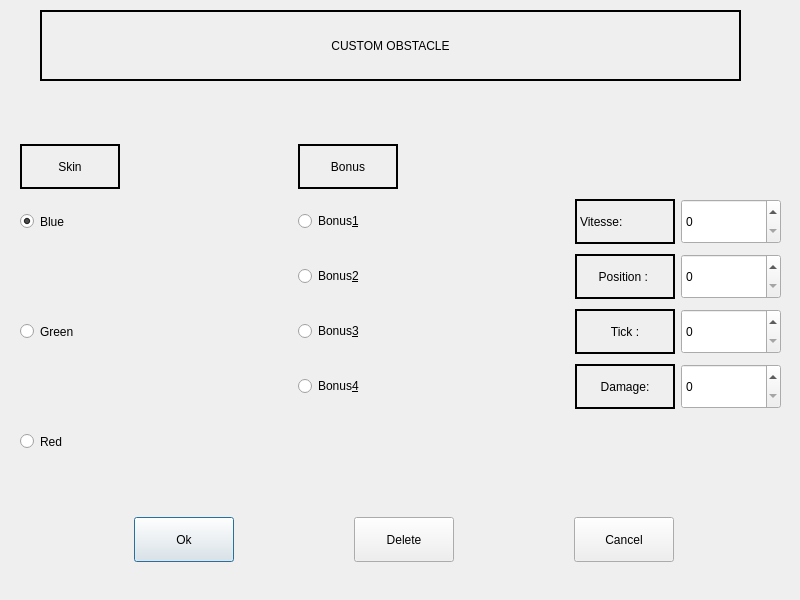
<?xml version="1.0" encoding="UTF-8"?>
<ui version="4.0">
 <class>Dialog</class>
 <widget class="QDialog" name="Dialog">
  <property name="geometry">
   <rect>
    <x>0</x>
    <y>0</y>
    <width>800</width>
    <height>600</height>
   </rect>
  </property>
  <property name="windowTitle">
   <string>Dialog</string>
  </property>
  <widget class="QLabel" name="title_label">
   <property name="geometry">
    <rect>
     <x>40</x>
     <y>10</y>
     <width>701</width>
     <height>71</height>
    </rect>
   </property>
   <property name="frameShape">
    <enum>QFrame::WinPanel</enum>
   </property>
   <property name="text">
    <string>CUSTOM OBSTACLE</string>
   </property>
   <property name="alignment">
    <set>Qt::AlignCenter</set>
   </property>
  </widget>
  <widget class="QWidget" name="gridLayoutWidget">
   <property name="geometry">
    <rect>
     <x>20</x>
     <y>140</y>
     <width>761</width>
     <height>331</height>
    </rect>
   </property>
   <layout class="QGridLayout" name="gridLayout">
    <item row="5" column="0">
     <widget class="QRadioButton" name="skin2">
      <property name="minimumSize">
       <size>
        <width>100</width>
        <height>45</height>
       </size>
      </property>
      <property name="maximumSize">
       <size>
        <width>100</width>
        <height>45</height>
       </size>
      </property>
      <property name="text">
       <string>Green</string>
      </property>
     </widget>
    </item>
    <item row="0" column="0">
     <widget class="QLabel" name="skin_label">
      <property name="minimumSize">
       <size>
        <width>100</width>
        <height>45</height>
       </size>
      </property>
      <property name="maximumSize">
       <size>
        <width>100</width>
        <height>45</height>
       </size>
      </property>
      <property name="frameShape">
       <enum>QFrame::WinPanel</enum>
      </property>
      <property name="lineWidth">
       <number>3</number>
      </property>
      <property name="text">
       <string>Skin</string>
      </property>
      <property name="alignment">
       <set>Qt::AlignCenter</set>
      </property>
     </widget>
    </item>
    <item row="4" column="3">
     <widget class="QLabel" name="invisible2">
      <property name="text">
       <string/>
      </property>
     </widget>
    </item>
    <item row="0" column="2">
     <widget class="QLabel" name="Bonus_label">
      <property name="minimumSize">
       <size>
        <width>100</width>
        <height>45</height>
       </size>
      </property>
      <property name="maximumSize">
       <size>
        <width>100</width>
        <height>45</height>
       </size>
      </property>
      <property name="frameShape">
       <enum>QFrame::WinPanel</enum>
      </property>
      <property name="text">
       <string>Bonus</string>
      </property>
      <property name="alignment">
       <set>Qt::AlignCenter</set>
      </property>
     </widget>
    </item>
    <item row="7" column="0">
     <widget class="QRadioButton" name="skin3">
      <property name="minimumSize">
       <size>
        <width>100</width>
        <height>45</height>
       </size>
      </property>
      <property name="maximumSize">
       <size>
        <width>100</width>
        <height>45</height>
       </size>
      </property>
      <property name="text">
       <string>Red</string>
      </property>
     </widget>
    </item>
    <item row="2" column="0">
     <widget class="QRadioButton" name="skin1">
      <property name="minimumSize">
       <size>
        <width>100</width>
        <height>45</height>
       </size>
      </property>
      <property name="maximumSize">
       <size>
        <width>100</width>
        <height>45</height>
       </size>
      </property>
      <property name="text">
       <string>Blue</string>
      </property>
      <property name="checked">
       <bool>true</bool>
      </property>
     </widget>
    </item>
    <item row="4" column="1">
     <widget class="QLabel" name="invisible">
      <property name="text">
       <string/>
      </property>
     </widget>
    </item>
    <item row="4" column="4">
     <widget class="QLabel" name="position_label">
      <property name="minimumSize">
       <size>
        <width>100</width>
        <height>45</height>
       </size>
      </property>
      <property name="maximumSize">
       <size>
        <width>100</width>
        <height>45</height>
       </size>
      </property>
      <property name="frameShape">
       <enum>QFrame::WinPanel</enum>
      </property>
      <property name="text">
       <string>Position : </string>
      </property>
      <property name="alignment">
       <set>Qt::AlignCenter</set>
      </property>
     </widget>
    </item>
    <item row="4" column="5">
     <widget class="QSpinBox" name="position_spin">
      <property name="minimumSize">
       <size>
        <width>100</width>
        <height>45</height>
       </size>
      </property>
      <property name="maximumSize">
       <size>
        <width>100</width>
        <height>45</height>
       </size>
      </property>
      <property name="maximum">
       <number>100</number>
      </property>
     </widget>
    </item>
    <item row="2" column="5">
     <widget class="QSpinBox" name="vitesse_spin">
      <property name="minimumSize">
       <size>
        <width>100</width>
        <height>45</height>
       </size>
      </property>
      <property name="maximumSize">
       <size>
        <width>100</width>
        <height>45</height>
       </size>
      </property>
     </widget>
    </item>
    <item row="2" column="4">
     <widget class="QLabel" name="vitesse_label">
      <property name="minimumSize">
       <size>
        <width>100</width>
        <height>45</height>
       </size>
      </property>
      <property name="maximumSize">
       <size>
        <width>100</width>
        <height>45</height>
       </size>
      </property>
      <property name="frameShape">
       <enum>QFrame::WinPanel</enum>
      </property>
      <property name="text">
       <string>Vitesse:</string>
      </property>
      <property name="alignment">
       <set>Qt::AlignLeading|Qt::AlignLeft|Qt::AlignVCenter</set>
      </property>
     </widget>
    </item>
    <item row="2" column="2">
     <widget class="QRadioButton" name="bonus1">
      <property name="text">
       <string>Bonus&amp;1</string>
      </property>
     </widget>
    </item>
    <item row="4" column="2">
     <widget class="QRadioButton" name="bonus2">
      <property name="text">
       <string>Bonus&amp;2</string>
      </property>
     </widget>
    </item>
    <item row="5" column="2">
     <widget class="QRadioButton" name="bonus3">
      <property name="text">
       <string>Bonus&amp;3</string>
      </property>
     </widget>
    </item>
    <item row="6" column="2">
     <widget class="QRadioButton" name="bonus4">
      <property name="text">
       <string>Bonus&amp;4</string>
      </property>
     </widget>
    </item>
    <item row="5" column="4">
     <widget class="QLabel" name="tick_label">
      <property name="frameShape">
       <enum>QFrame::WinPanel</enum>
      </property>
      <property name="text">
       <string>Tick :</string>
      </property>
      <property name="alignment">
       <set>Qt::AlignCenter</set>
      </property>
     </widget>
    </item>
    <item row="6" column="4">
     <widget class="QLabel" name="damage_label">
      <property name="frameShape">
       <enum>QFrame::WinPanel</enum>
      </property>
      <property name="text">
       <string>Damage:</string>
      </property>
      <property name="alignment">
       <set>Qt::AlignCenter</set>
      </property>
     </widget>
    </item>
    <item row="5" column="5">
     <widget class="QSpinBox" name="tick_spin">
      <property name="minimumSize">
       <size>
        <width>100</width>
        <height>45</height>
       </size>
      </property>
      <property name="maximumSize">
       <size>
        <width>100</width>
        <height>45</height>
       </size>
      </property>
      <property name="maximum">
       <number>20</number>
      </property>
     </widget>
    </item>
    <item row="6" column="5">
     <widget class="QSpinBox" name="damage_spin">
      <property name="minimumSize">
       <size>
        <width>100</width>
        <height>45</height>
       </size>
      </property>
      <property name="maximumSize">
       <size>
        <width>100</width>
        <height>45</height>
       </size>
      </property>
      <property name="maximum">
       <number>50</number>
      </property>
     </widget>
    </item>
   </layout>
  </widget>
  <widget class="QWidget" name="horizontalLayoutWidget">
   <property name="geometry">
    <rect>
     <x>20</x>
     <y>500</y>
     <width>771</width>
     <height>80</height>
    </rect>
   </property>
   <layout class="QHBoxLayout" name="horizontalLayout">
    <item>
     <widget class="QPushButton" name="ok">
      <property name="minimumSize">
       <size>
        <width>100</width>
        <height>45</height>
       </size>
      </property>
      <property name="maximumSize">
       <size>
        <width>100</width>
        <height>45</height>
       </size>
      </property>
      <property name="text">
       <string>Ok</string>
      </property>
     </widget>
    </item>
    <item>
     <widget class="QPushButton" name="delete_button">
      <property name="minimumSize">
       <size>
        <width>100</width>
        <height>45</height>
       </size>
      </property>
      <property name="maximumSize">
       <size>
        <width>100</width>
        <height>45</height>
       </size>
      </property>
      <property name="text">
       <string>Delete</string>
      </property>
     </widget>
    </item>
    <item>
     <widget class="QPushButton" name="cancel">
      <property name="minimumSize">
       <size>
        <width>100</width>
        <height>45</height>
       </size>
      </property>
      <property name="maximumSize">
       <size>
        <width>100</width>
        <height>45</height>
       </size>
      </property>
      <property name="text">
       <string>Cancel</string>
      </property>
     </widget>
    </item>
   </layout>
  </widget>
 </widget>
 <resources/>
 <connections/>
</ui>
